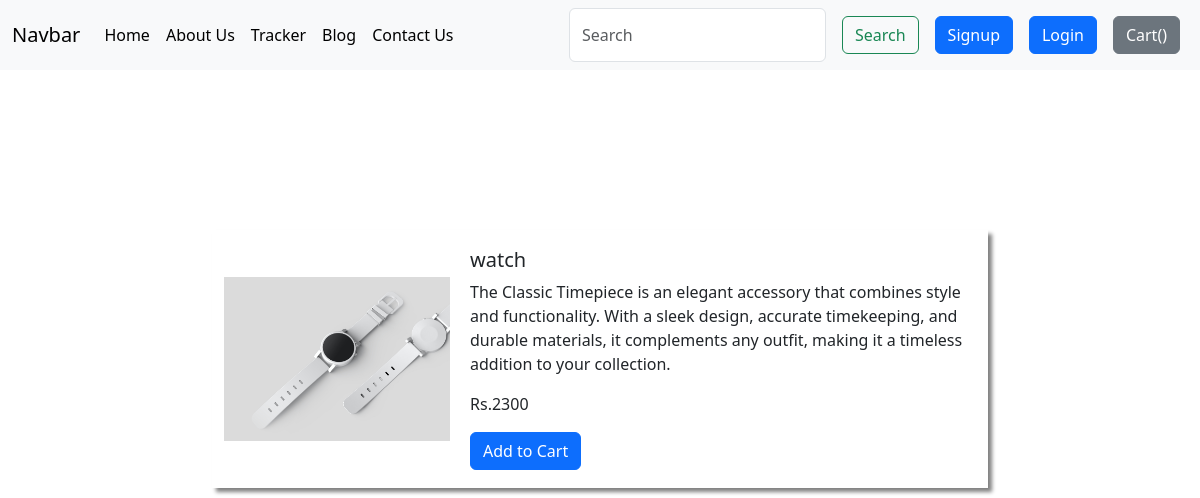
The page /shop/products/4 on the database its author committed.
### shop/models.py (models this page shows)
class Product(models.Model):
    product_id=models.AutoField
    product_name=models.CharField(max_length=50)
    category=models.CharField(max_length=50,default="")
    subcategory=models.CharField(max_length=50,default="")
    price=models.IntegerField(default=0)
    desc=models.CharField(max_length=300)
    pub_date=models.DateField()
    image=models.ImageField(upload_to="shop/images",default="")
    def __str__(self):
        return self.product_name

### shop/views.py (the view)
# urls.py: path('products/<int:myid>',views.prodview,name='ProductView'),
def prodview(request,myid):
    product=Product.objects.filter(id=myid)
    print(product)
    params={'product':product[0]}
    return render(request,'shop/prodview.html',params)

### shop/templates/shop/prodview.html (shortened to what this page needs)
{% extends "shop/basic.html" %}
{%load static%}
{%block css%}
<link rel="stylesheet" href="{% static "shop/css/prodview.css" %}" >
{%endblock%}
{%block body%}
<div class="container my-5">
<div class="contain">
  <div class="cont1">
    <img src="/media/{{product.image}}" />
</div>
  <div class="cont2">
    <div class="text">
    <h5 id="namepr{{product.id}}">{{product.product_name}}</h5>
    <p>{{product.desc}}</p>
    <p id="pricepr{{product.id}}">Rs.{{product.price}}</p>
    </div>
     <span id="dipr{{product.id}}" class="divpr my-3">
             <button id="pr{{product.id}}" class="btn btn-primary cart">Add to Cart</button>
     </span>
  </div>
</div>
</div>
{%endblock%}

### shop/templates/shop/basic.html (shortened to what this page needs)
<!DOCTYPE html>
<html lang="en">
  <head>
    <link
      href="https://cdn.jsdelivr.net/npm/bootstrap@5.3.2/dist/css/bootstrap.min.css"
      rel="stylesheet"
    />
    {% block css%} {%endblock%}
  </head>
  <body>
    <nav class="navbar navbar-expand-lg bg-body-tertiary">
      <div class="container-fluid">
        <a class="navbar-brand" href="#">Navbar</a>
        <div class="collapse navbar-collapse" id="navbarSupportedContent">
          <ul class="navbar-nav me-auto mb-2 mb-lg-0">
            <li class="nav-item">
              <a class="nav-link active" aria-current="page" href="/shop"
                >Home</a
              >
            </li>
            <li class="nav-item">
              <a class="nav-link active" aria-current="page" href="/shop/about"
                >About Us</a
              >
            </li>
            <li class="nav-item">
              <a
                class="nav-link active"
                aria-current="page"
                href="/shop/tracker"
                >Tracker</a
              >
            </li>
            <li class="nav-item">
              <a
                class="nav-link active"
                aria-current="page"
                href="/blog"
                >Blog</a
              >
            </li>
            <li class="nav-item">
              <a
                class="nav-link active"
                aria-current="page"
                href="/shop/contact"
                >Contact Us</a
              >
            </li>
          </ul>
          <form method='GET' action='/shop/search/' class="d-flex" role="search">
            <input
              class="form-control me-2"
              type="search"
              name="search"
              id="search"
              placeholder="Search"
              aria-label="Search"
            />
            <button class="btn btn-outline-success mx-2 my-2" type="submit">
              Search
            </button>
          </form>
          {% if user.is_authenticated %}
          <ul class="navbar-nav">
           <li class="nav-item dropdown" style="margin-right:30px;">
          <a class="nav-link dropdown-toggle" href="#" role="button" data-bs-toggle="dropdown" aria-expanded="false">
            Welcome {{request.user}}
          </a>
          <div class="dropdown-menu">
            <a class="dropdown-item" href="/logout">Logout</a>
          </div>
        </li>
      </ul>
          {%else%}
          <button type="button " class="btn btn-primary my-2 mr-2 mx-2" data-bs-toggle="modal" data-bs-target="#signupmodal">
            Signup</button>
          <button type="button " class="btn btn-primary my-2 mr-2 mx-2" data-bs-toggle="modal" data-bs-target="#loginmodal">
  Login
</button>
         {%endif%}
          <button
            id="popcart"
            type="button"
            class="btn btn-secondary mx-2 my-2"
            data-toggle="popover"
            data-placement="bottom"
            data-content="This is the content you want to display in the popover."
          >
            Cart()
          </button>
        </div>
      </div>
    </nav>
    {%block body%} {%endblock%}
  </body>
</html>

### shop/static/shop/css/prodview.css (style rules this page uses)
.container { width:100vh; height:70vh; }
.contain { position:relative; top:20%; margin:0 auto; display: flex; flex-direction: row; justify-content: center; align-items: center; gap:20px; box-shadow: 4px 4px 4px grey; padding:18px 12px; }

### rows shown on the page
Product: image (picture), product_name "watch", desc "The Classic Timepiece is an elegant accessory that combines style and functionality. With a sleek design, accurate timekeeping, and durable materials, it complements any outfit, making it a timeless addition to your collection.", price "2300"
